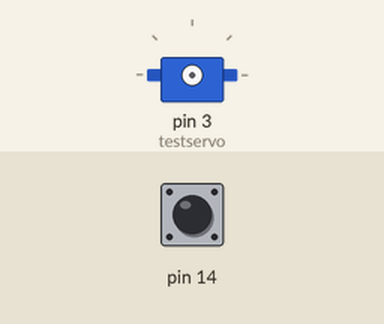
This sketch was run on a simulated Arduino Leonardo, built with avr-gcc and run on an emulated ATmega32U4. Parts: servo. The test bench sets the inputs (shaded band); at power-on: pin 14 HIGH.

Above: at 0.8 s.
0.9 s: pin 14 pulled LOW for 0.15 s
3.5 s: pin 14 pulled LOW for 1 s
At 5.51 s:
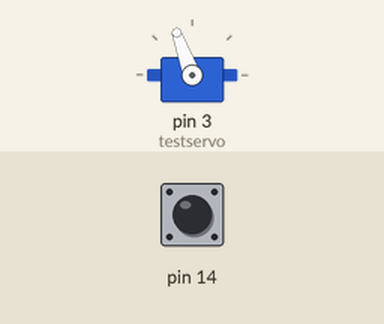
7.5 s: pin 14 pulled LOW for 3.2 s
At 8.3 s:
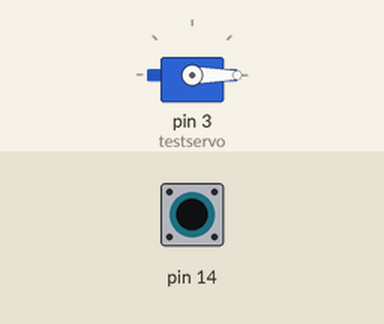
Timing chart, 0 to 10.5 s (numbered marks = the images above; inputs shaded):
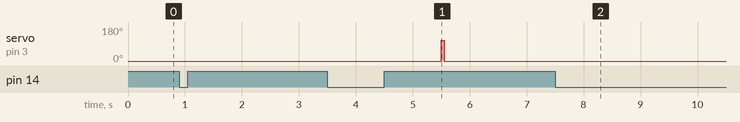

The sketch:

servo-test-2.ino
```cpp
#include <Romi32U4.h>
#include <Servo.h>             //Servo library

Romi32U4ButtonA buttonA;
Servo testservo;        //initialize a servo object for the connected servo

uint32_t next;

int angle = 0;

void setup()
{
  buttonA.waitForButton();
  delay(1000);

  // gripper: 500: fully open, 2400: fully closed
  // need to use more than the documented 1200 to get tilt to go down
  // tilt: 900: fully down, 1900: fully up
  // lift: 700: fully up, 1900: fully down
  testservo.attach(3, 900, 1900);
  next = millis() + 500;

  // gripper: 180: closed; 0: open
  // tilt: 180: fully up, 0: fully down
  // lift: 0: fully up, 110 (@ 1900): basically fully down
  testservo.write(0);

  buttonA.waitForButton();
  delay(1000);
}

void loop()
{
  static bool rising = true;

  while (!buttonA.isPressed()) {
    if(millis() > next)
    {
      if(rising)
      {
        testservo.write(110);
        rising = false;
      }
      else
      {
        testservo.write(0);
        rising = true;
      }

      // repeat again after a couple seconds.
      next += 3000;
    }
  }
  buttonA.waitForRelease();

  while (!buttonA.isPressed()) {
    delay(500);
  }
  buttonA.waitForRelease();
}
```

Measured:
- after the input at 3.5 s, servo on pin 3 (testservo): 0° → 110° after 2.0 s, → 0° 0.05 s later
- after the input at 7.5 s, servo on pin 3 (testservo): stops changing and stays 0°
